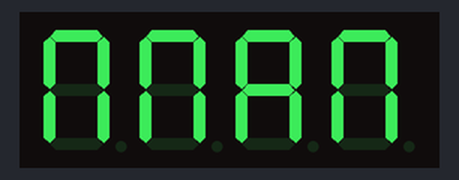
Simulated run of this sketch. Board: Arduino Uno, built with avr-gcc and run on an emulated ATmega328P. On the bench: 4-digit seven-segment display.

Above: at 0.1 s.
At 3.1 s:
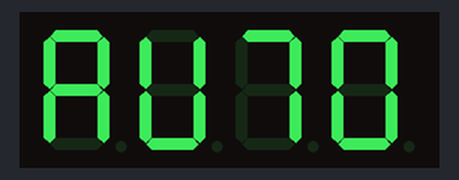
At 8.1 s:
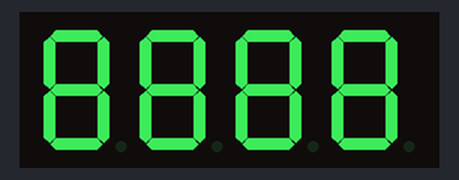

Measured:
- by itself, everything shown: repeats every 13.1 s, in 3 steps
- what the display in image 1 shows lasts 5.1 s, from 3.0 s to 8.1 s

The sketch:

sketch_segments.ino
```cpp
#include <Arduino.h>
#include <TM1637Display.h>

#define CLK 11
#define DIO 10
TM1637Display display(CLK, DIO);
int i;

const uint8_t SEG_MAN[] = {
  SEG_E | SEG_F | SEG_A | SEG_B | SEG_C,                    // M
  SEG_F | SEG_A | SEG_B | SEG_C | SEG_E,                    //
  SEG_C | SEG_E | SEG_G | SEG_F | SEG_A | SEG_B,            // A
  SEG_F | SEG_A | SEG_E | SEG_F | SEG_B | SEG_C,            // N
};

const uint8_t SEG_AUTO[] = {
  SEG_C | SEG_E | SEG_G | SEG_F | SEG_A | SEG_B,            // A
  SEG_E | SEG_F | SEG_D | SEG_B | SEG_C,                    // U
  SEG_A | SEG_B | SEG_C,                                    // T
  SEG_A | SEG_E | SEG_F | SEG_B | SEG_C | SEG_D,            // O
};

const uint8_t SEG_OCHO[] = {
  SEG_A | SEG_B | SEG_C | SEG_D | SEG_E | SEG_F | SEG_G,    // 8
  SEG_A | SEG_B | SEG_C | SEG_D | SEG_E | SEG_F | SEG_G,    // 8
  SEG_A | SEG_B | SEG_C | SEG_D | SEG_E | SEG_F | SEG_G,    // 8
  SEG_A | SEG_B | SEG_C | SEG_D | SEG_E | SEG_F | SEG_G,    // 8
};


void setup() {
  // put your setup code here, to run once:
  Serial.begin(9600);
  display.setBrightness(0x0f);

}

void loop() {
  // put your main code here, to run repeatedly:
 display.setSegments(SEG_MAN);

 delay(3000);

 display.setSegments(SEG_AUTO);

 delay(5000);

 display.setSegments(SEG_OCHO);

 delay(5000);

  }
```
